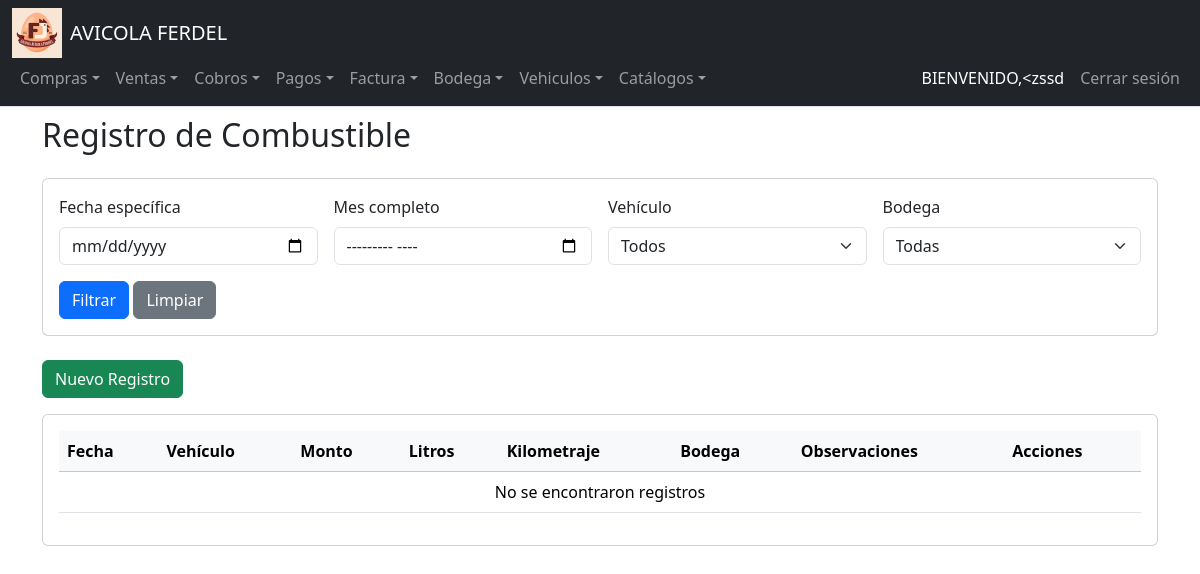
The page /combustible (signed in) on the database as committed earlier.
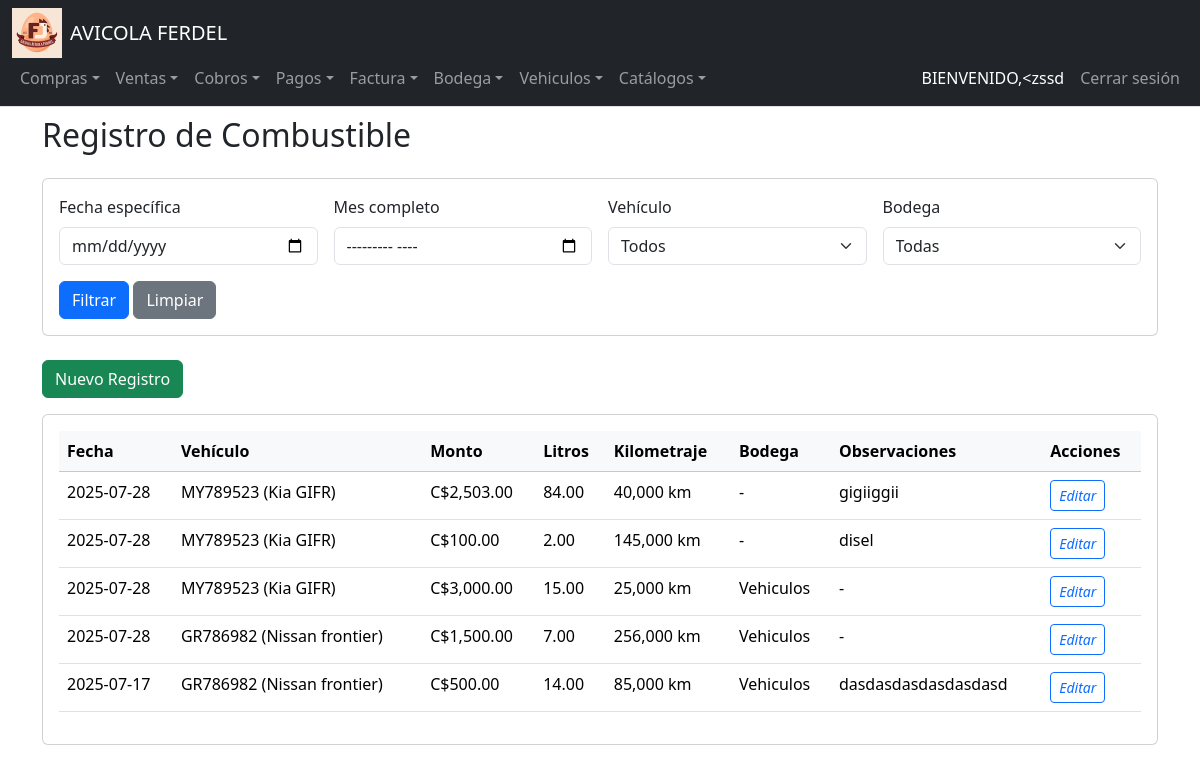
The same page on the database as committed later.
### tables this page shows
CREATE TABLE Gastos_Combustible (
    ID_Gasto INTEGER PRIMARY KEY AUTOINCREMENT,
    Fecha DATE NOT NULL,
    ID_Vehiculo INTEGER NOT NULL,
    Monto NUMERIC NOT NULL,
    Litros NUMERIC,
    Kilometraje NUMERIC,
    Observacion TEXT,
    ID_Bodega INTEGER,
    ID_Empresa INTEGER,
    FOREIGN KEY (ID_Vehiculo) REFERENCES Vehiculos(ID_Vehiculo),
    FOREIGN KEY (ID_Bodega) REFERENCES Bodegas(ID_Bodega),
    FOREIGN KEY (ID_Empresa) REFERENCES Empresa(ID_Empresa)
);

CREATE TABLE Vehiculos (
    ID_Vehiculo INTEGER PRIMARY KEY AUTOINCREMENT,
    Placa TEXT NOT NULL UNIQUE,
    Marca TEXT,
    Modelo TEXT,
    Año INTEGER,
    Color TEXT,
    NumeroChasis TEXT,
    NumeroMotor TEXT,
    Estado TEXT CHECK(Estado IN ('activo', 'mantenimiento', 'inactivo', 'baja')),
    Capacidad_Carga NUMERIC,
    Ultimo_Kilometraje NUMERIC DEFAULT 0,
    Fecha_Ultimo_Mantenimiento DATE,
    Fecha_Adquisicion DATE
);

CREATE TABLE Bodegas (
    ID_Bodega INTEGER PRIMARY KEY AUTOINCREMENT,
    Nombre TEXT NOT NULL,
    Ubicacion TEXT
);

### app.py (the view, shortened to what this page needs)
@app.route("/combustible", methods=["GET", "POST"])
@login_required
def combustible():
    try:
        filtros = {
            'fecha': request.args.get("fecha"),
            'id_vehiculo': request.args.get("vehiculo"),
            'mes': request.args.get("mes")
        }
        query = """
            SELECT
                gc.ID_Gasto, gc.Fecha, gc.Monto, gc.Litros,
                gc.Kilometraje, gc.Observacion,
                v.Placa, v.Marca, v.Modelo,
                b.Nombre AS Bodega
            FROM Gastos_Combustible gc
            JOIN Vehiculos v ON v.ID_Vehiculo = gc.ID_Vehiculo
            LEFT JOIN Bodegas b ON b.ID_Bodega = gc.ID_Bodega
            WHERE 1=1
        """
        params = []
        if filtros['fecha']:
            query += " AND gc.Fecha = ?"
            params.append(filtros['fecha'])
        elif filtros['mes']:
            query += " AND strftime('%Y-%m', gc.Fecha) = ?"
            params.append(filtros['mes'])
        if filtros['id_vehiculo']:
            query += " AND gc.ID_Vehiculo = ?"
            params.append(filtros['id_vehiculo'])
        query += " ORDER BY gc.Fecha DESC"
        gastos = db.execute(query, *params)
        vehiculos = db.execute("SELECT ID_Vehiculo, Placa FROM Vehiculos WHERE Estado = 'activo' ORDER BY Placa")
        bodegas = db.execute("SELECT ID_Bodega, Nombre FROM Bodegas ORDER BY Nombre")
        return render_template(
            "combustible.html",
            gastos=gastos,
            vehiculos=vehiculos,
            bodegas=bodegas,
            filtros=filtros
        )
    except ValueError:
        flash("Error en los datos numéricos.", "danger")
        return redirect(url_for("combustible"))
    except Exception as e:
        flash(f"Error inesperado: {str(e)}", "danger")
        return redirect(url_for("combustible"))

### app.py (called while the page is built)
@login_manager.user_loader
def load_user(user_id):
    user_data = db.execute("SELECT * FROM Usuarios WHERE ID_Usuario = ?", user_id)
    if len(user_data) == 1:
        return User(user_data[0]["ID_Usuario"], user_data[0]["NombreUsuario"])
    return None

@app.after_request
def after_request(response):
    response.headers["Cache-Control"] = "no-cache, no-store, must-revalidate"
    response.headers["Expires"] = 0
    response.headers["Pragma"] = "no-cache"
    return response

### Templates/combustible.html (shortened to what this page needs)
{% extends "layout.html" %}
{% block main %}
<div class="container mt-4">
    <h2 class="mb-4">Registro de Combustible</h2>
    <div class="card mb-4">
        <div class="card-body">
            <form method="get" class="row g-3">
                <div class="col-md-3">
                    <label for="fecha" class="form-label">Fecha específica</label>
                    <input type="date" id="fecha" name="fecha" class="form-control" value="{{ filtros.fecha }}">
                </div>
                <div class="col-md-3">
                    <label for="mes" class="form-label">Mes completo</label>
                    <input type="month" id="mes" name="mes" class="form-control" value="{{ filtros.mes }}">
                </div>
                <div class="col-md-3">
                    <label for="vehiculo" class="form-label">Vehículo</label>
                    <select id="vehiculo" name="vehiculo" class="form-select">
                        <option value="">Todos</option>
                    </select>
                </div>
                <div class="col-md-3">
                    <label for="bodega" class="form-label">Bodega</label>
                    <select id="bodega" name="bodega" class="form-select">
                        <option value="">Todas</option>
                    </select>
                </div>
                <div class="col-12">
                    <button type="submit" class="btn btn-primary">Filtrar</button>
                    <a href="{{ url_for('combustible') }}" class="btn btn-secondary">Limpiar</a>
                </div>
            </form>
        </div>
    </div>
    <button type="button" class="btn btn-success mb-3" data-bs-toggle="modal" data-bs-target="#nuevoCombustibleModal">
         Nuevo Registro
    </button>
    <div class="card">
        <div class="card-body">
            <div class="table-responsive">
                <table class="table table-hover">
                    <thead class="table-light">
                        <tr>
                            <th>Fecha</th>
                            <th>Vehículo</th>
                            <th>Monto</th>
                            <th>Litros</th>
                            <th>Kilometraje</th>
                            <th>Bodega</th>
                            <th>Observaciones</th>
                            <th>Acciones</th>
                        </tr>
                    </thead>
                    <tbody>
                        {% for gasto in gastos %}
                        <tr>
                            <td>{{ gasto.Fecha }}</td>
                            <td>{{ gasto.Placa }} ({{ gasto.Marca }} {{ gasto.Modelo }})</td>
                            <td>C${{ "{:,.2f}".format(gasto.Monto) }}</td>
                            <td>{{ "{:,.2f}".format(gasto.Litros) if gasto.Litros else '-' }}</td>
                            <td>{{ "{:,.0f}".format(gasto.Kilometraje) if gasto.Kilometraje else '-' }} km</td>
                            <td>{{ gasto.Bodega or '-' }}</td>
                            <td>{{ gasto.Observacion or '-' }}</td>
                            <td>
                                <button class="btn btn-sm btn-outline-primary" title="Editar">
                                    <i class="fas fa-edit">Editar</i>
                                </button>
                            </td>
                        </tr>
                        {% else %}
                        <tr>
                            <td colspan="8" class="text-center">No se encontraron registros</td>
                        </tr>
                        {% endfor %}
                    </tbody>
                </table>
            </div>
        </div>
    </div>
</div>
{% endblock %}

Rows that differ between the two databases and show on the page:
added Gastos_Combustible: Fecha "2025-07-28", Placa "MY789523", Marca "Kia", Modelo "GIFR", Monto "2,503.00", Litros "84.00", Kilometraje "40,000", Bodega "-", Observacion "gigiiggii"
added Gastos_Combustible: Fecha "2025-07-28", Placa "MY789523", Marca "Kia", Modelo "GIFR", Monto "100.00", Litros "2.00", Kilometraje "145,000", Bodega "-", Observacion "disel"
added Gastos_Combustible: Fecha "2025-07-28", Placa "MY789523", Marca "Kia", Modelo "GIFR", Monto "3,000.00", Litros "15.00", Kilometraje "25,000", Nombre "Vehiculos", Observacion "-"
added Gastos_Combustible: Fecha "2025-07-28", Placa "GR786982", Marca "Nissan", Modelo "frontier", Monto "1,500.00", Litros "7.00", Kilometraje "256,000", Nombre "Vehiculos", Observacion "-"
added Gastos_Combustible: Fecha "2025-07-17", Placa "GR786982", Marca "Nissan", Modelo "frontier", Monto "500.00", Litros "14.00", Kilometraje "85,000", Nombre "Vehiculos", Observacion "dasdasdasdasdasdasd"
Other text that changed with them:
text no longer shown: "No se encontraron registros"
